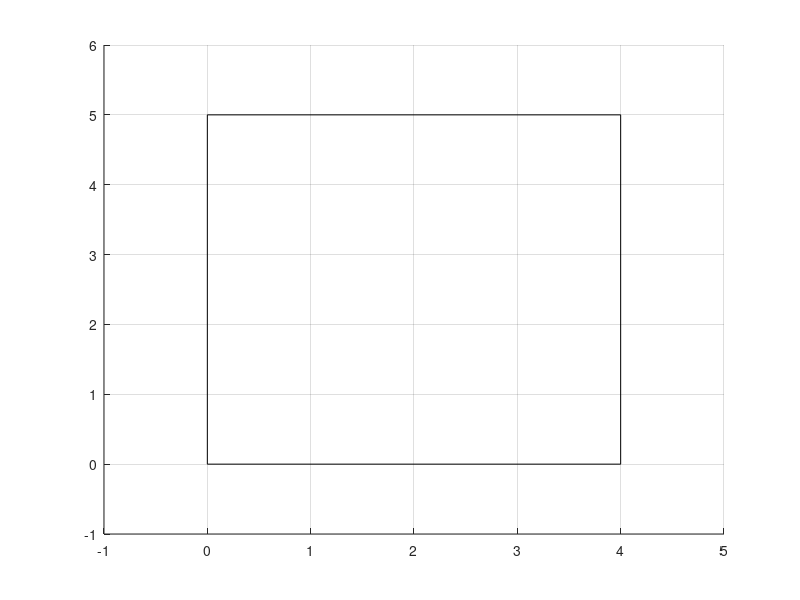

Write MATLAB code to recreate this figure. (Note: this script raises an error after producing the figure.)
input = fopen('input.txt', 'r');
while ~feof(input)
    param = fgets(input);
    eval(param);
end
fclose(input);
rectangle('Position', [0 0 x y]);
axis([0-r, x+r, 0-r, y+r]);
grid on;
output = fopen('output.txt', 'r');
while ~feof(output)
    circles = fgets(output);
    eval(circles);
end

fclose(output);
